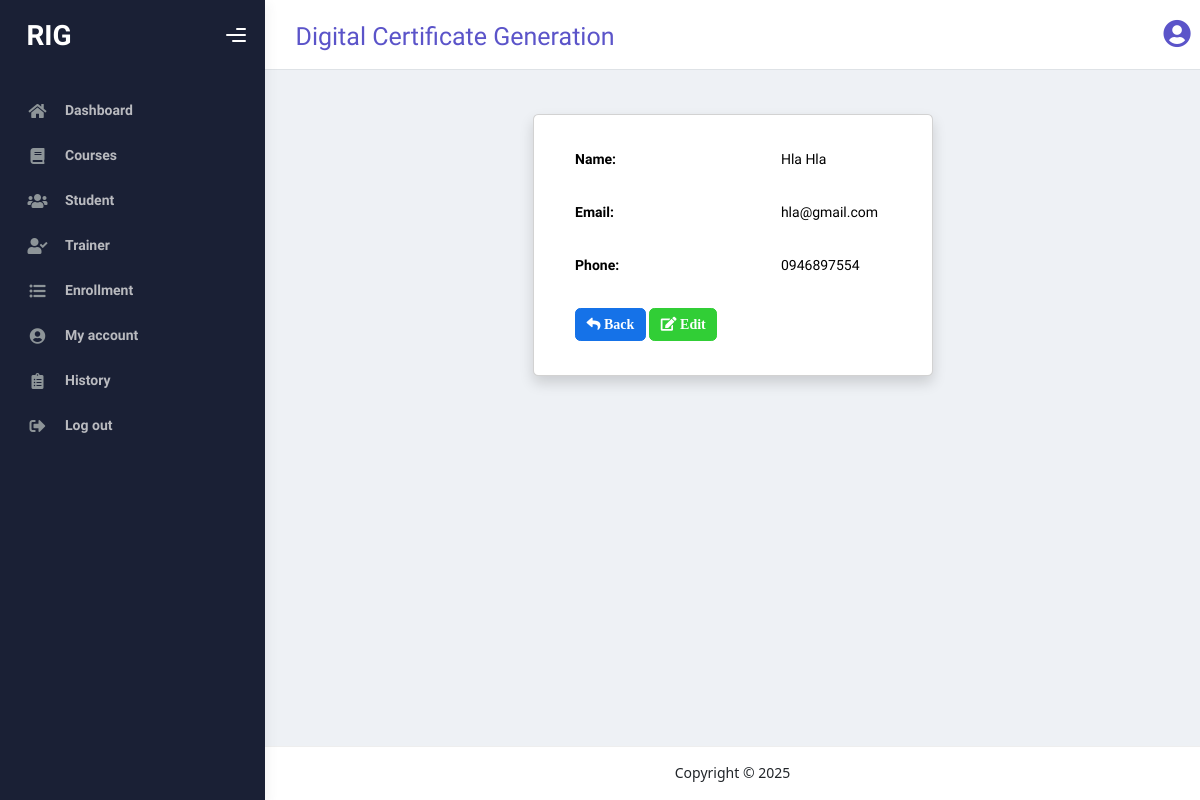
The app's page /detailstudent/1/, older data.
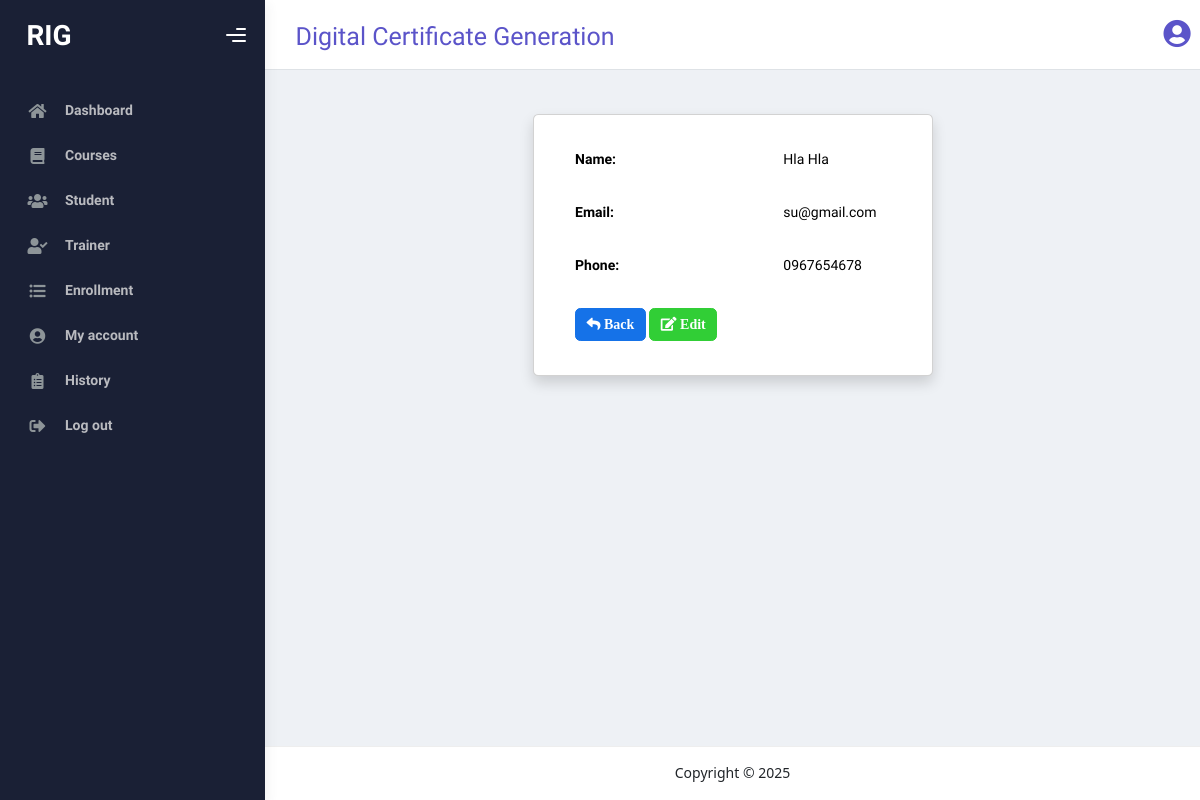
The same page, newer data.
### myapp/models.py (models this page shows, shortened)
class Student(models.Model):
    student_name=models.CharField(max_length=100)
    email=models.EmailField()
    phone=models.CharField(blank=True,null=True)

### myapp/views.py (the view)
# urls.py: path('detailstudent/<int:id>/', detailstudent,name='detailstudent'),
def detailstudent(request, id):
    student = Student.objects.get(id=id)
    context = {"student": student}
    return render(request, 'studentdetail.html', context)

### templates/studentdetail.html
{% extends 'starter-template.html' %}
{% block content %}
<div class="d-flex justify-content-center my-4" style="font-size: 1.25rem;">
  <div class="card shadow" style="max-width: 400px; width: 100%; font-size: 1.1rem;">
    <div class="card-body">
      <table class="table table-borderless mb-0">
        <tbody>
          <tr class="align-middle">
            <td class="fw-bold py-3 px-4">Name:</td>
            <td class="py-3 px-4">{{ student.student_name }}</td>
          </tr>
          <tr class="align-middle">
            <td class="fw-bold py-3 px-4">Email:</td>
            <td class="py-3 px-4">{{ student.email }}</td>
          </tr>
          <tr class="align-middle">
            <td class="fw-bold py-3 px-4">Phone:</td>
            <td class="py-3 px-4">{{ student.phone }}</td>
          </tr>
          <tr class="align-middle">
            <td class="py-3 px-4">
                <button type="button" class="btn btn-primary" onclick="history.back()">
                    <i class="fas fa-reply">&nbsp;Back</i>
                  </button>
                  <a href="{% url 'updatestudent' student.id %}"><button type="button" class="btn btn-success" >
                    <i class="fas fa-edit">&nbsp;Edit</i>
                  </button></a>
            </td>
            <td class="py-3 px-4"></td>
          </tr>
        </tbody>
      </table>
    </div>
  </div>
</div>
{% endblock content %}

Row changes from the older to the newer data that the page shows:
changed Student "Hla Hla": email "hla@gmail.com" → "su@gmail.com"; phone "0946897554" → "0967654678"
